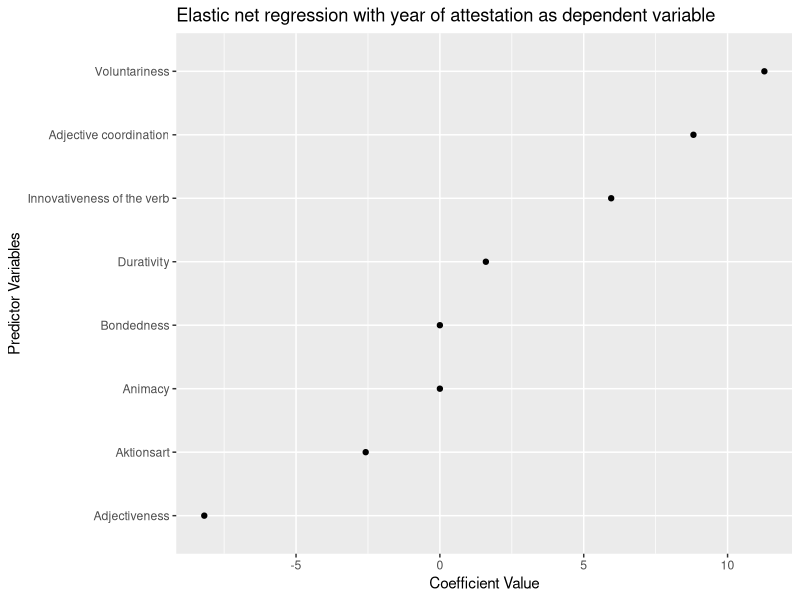
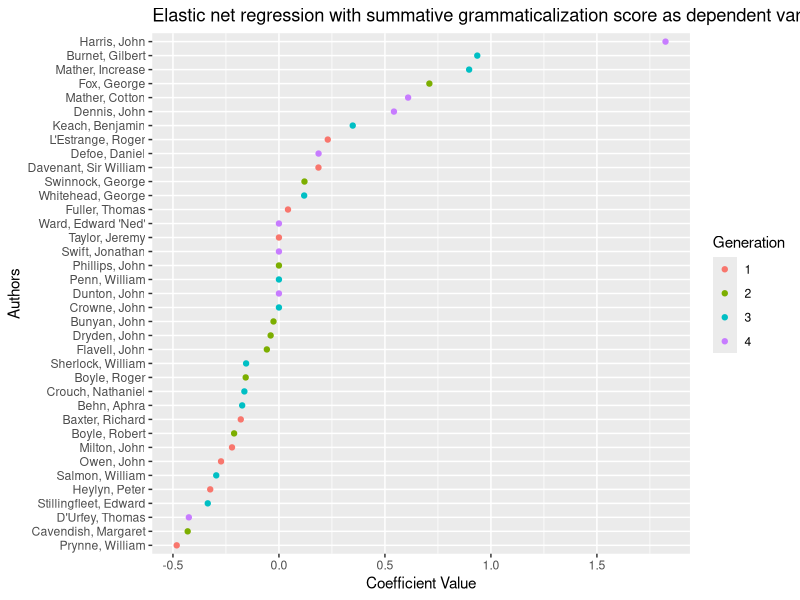
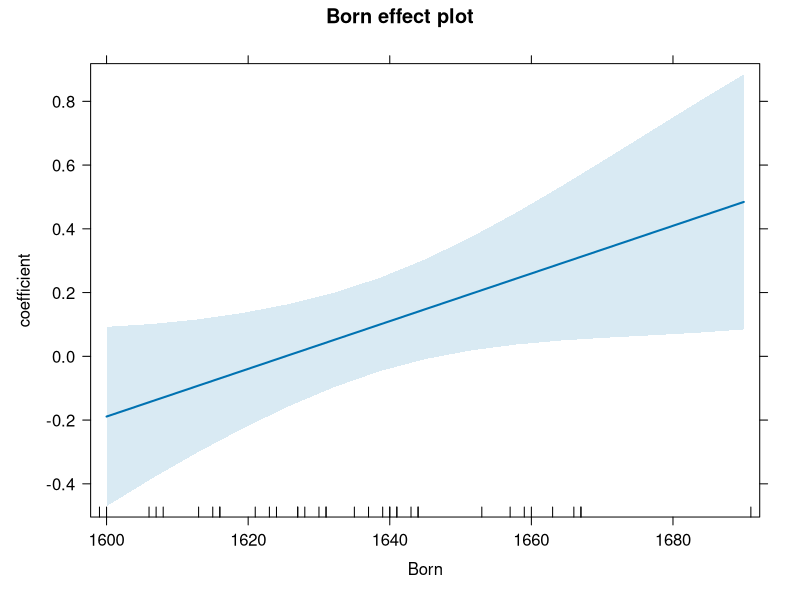
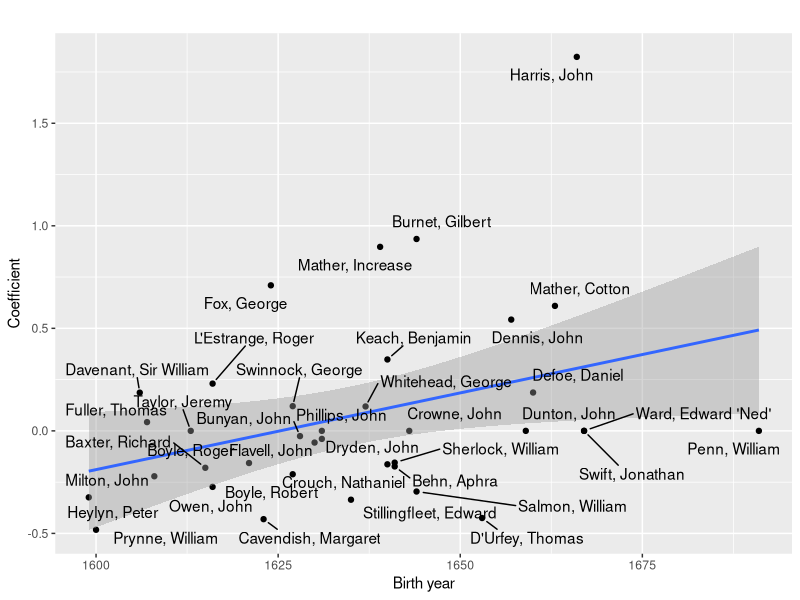

Write the R code that produced these figures, in order.
#### Read libraries ####
library(readxl)
library(stats)
library(dplyr)
library(lme4)
library(ggplot2)
library(car)
library(glmnet)
library(tibble)
library(effects)

set.seed(20)

#### Read dataset ####
keep <- read_xlsx("Keep_Ving_Dataset.xlsx", 
                  sheet=1, 
                  col_names = TRUE)

author_details <- read_xlsx("author_details.xlsx", 
                  sheet=1, 
                  col_names = TRUE)

keep <- merge(keep, author_details, by = "author", all.x = TRUE)


# Drop "double" annotations used for collexeme analysis
keep <- subset(keep, ID!="double")

# Drop 5th generation (too little attestations)
keep <- subset(keep, generation!=5)

#### Grammaticalization Scores ####

adj_data <- read_xlsx("adjectivalness_analysis.xlsx", 
                  sheet=1, 
                  col_names = TRUE)

keep <- merge(keep, adj_data, by.x = "ing_form", by.y = "Word", all.x = TRUE)



collexeme_data <- read_xlsx("collexemes_keep.xlsx", 
                      sheet=1, 
                      col_names = TRUE)

keep <- merge(keep, collexeme_data, by.x = "Verb", by.y = "words", all.x = TRUE)

keep$Adjectiveness <- 1 - keep$Adjectiveness

keep$Score <- keep$Adj_score +
  keep$Durative_score +
  keep$Aktionsart_score + 
  keep$Animacy_subject_score +
  keep$Bondedness_score +
  keep$Voluntariness_score +
  keep$Adjectiveness +
  keep$Innovativeness_score


#### Grammaticalization variable selection with elastic net regression ####

# Predictor variables
X <- as.matrix(keep[, c("Adj_score",
                        "Innovativeness_score",
                        "Durative_score",
                        "Aktionsart_score",
                        "Animacy_subject_score",
                        "Bondedness_score",
                        "Adjectiveness",
                        "Voluntariness_score")])

correlation_matrix <- cor(X)
print(correlation_matrix)

# Dependent variable
Y <- keep$textDate  

# Define alphas to test
alphas <- seq(0, 1, by = 0.1)

# Initialize an empty data frame to store final results
results <- tibble(alpha = numeric(), lambda = numeric(), mse = numeric(), non_zero = numeric(), model_name = factor())

# Set up the cross-validation loop
for (i in seq_along(alphas)) {
  alpha <- alphas[i]
  
  cvfit_name <- paste("fit_alpha_", i, sep = "")
  
  # Fit the model using cross-validation: mean squared error --> cv.glmnet()
  assign(cvfit_name, cv.glmnet(X, Y, alpha = alpha, type.measure = "mse", nfolds = 10))  # Assign a unique name to each cvfit
  
  # Extract the lambda value for minimum MSE
  lambda_min <- get(cvfit_name)$lambda.min
  
  # Extract mean squared error for lambda.min
  mse_min <- get(cvfit_name)$cvm[which(get(cvfit_name)$lambda == lambda_min)]
  
  # Extract non-zero coefficients for lambda.min
  non_zero <- get(cvfit_name)$nzero[which(get(cvfit_name)$lambda == lambda_min)]
  
  # Combine alpha, lambda, mse, and non-zero coefficients into a data frame
  alpha_lambda_mse <- tibble(
    alpha = alpha,
    lambda = lambda_min,
    mse = mse_min,
    non_zero = non_zero,
    model_name = cvfit_name
  )
  
  # Append to results data frame
  results <- bind_rows(results, alpha_lambda_mse)
}


# Print results
print(results)

# Get coefficients
coefficients <- coef(fit_alpha_3, s = "lambda.min") 

# Print coefficients
print(coefficients)

# Extract coefficients and variable names
coef_values <- as.matrix(coefficients)[-1, ]  # Exclude intercept
variable_names <- names(coef_values)

# Convert coefficients to a data frame
coef_keep <- data.frame(variable = variable_names, coefficient = coef_values)

# Arrange the data frame by coefficient value in descending order
coef_keep <- coef_keep %>%
  arrange(desc(coefficient))

# Rename variables for clean plot
coef_keep$variable <- sub("Adj_score", "Adjective coordination", coef_keep$variable)
coef_keep$variable <- sub("Innovativeness_score", "Innovativeness of the verb", coef_keep$variable)
coef_keep$variable <- sub("Durative_score", "Durativity", coef_keep$variable)
coef_keep$variable <- sub("Animacy_subject_score", "Aktionsart", coef_keep$variable)
coef_keep$variable <- sub("Aktionsart_score", "Animacy", coef_keep$variable)
coef_keep$variable <- sub("Bondedness_score", "Bondedness", coef_keep$variable)
coef_keep$variable <- sub("Adjectiveness_score", "Adjectiveness", coef_keep$variable)
coef_keep$variable <- sub("Voluntariness_score", "Voluntariness", coef_keep$variable)

# Create scatter plot with flipped axes
ggplot(coef_keep, aes(x = coefficient, y = reorder(variable, coefficient))) +
  geom_point(color = "black") +
  labs(title = "Elastic net regression with year of attestation as dependent variable",
       x = "Coefficient Value", y = "Predictor Variables") +
  theme(axis.text.y = element_text(hjust = 1, vjust = 0.5))


#### Author level ####

# One-hot encode author
encoded_authors <- model.matrix(~ author - 1, data = keep)

# Prepare the data
X_authors <- encoded_authors  # Predictor variables
Y_score <- keep$Score  # Dependent variable

# Define alphas to test
alphas <- seq(0, 1, by = 0.1)

# Initialize an empty dataframe to store results
results_authors <- tibble(alpha = numeric(), lambda = numeric(), mse = numeric(), non_zero = numeric(), model_name = factor())

# Set up the cross-validation loop
for (i in seq_along(alphas)) {
  alpha <- alphas[i]
  
  cvfit_name <- paste("authorfit_alpha_", i, sep = "")
  
  # Fit the model using cross-validation: mean squared error --> cv.glmnet()
  assign(cvfit_name, cv.glmnet(X_authors, Y_score, alpha = alpha, type.measure = "mse", nfolds = 10))  # Assign a unique name to each cvfit
  
  # Extract the lambda value for minimum MSE
  lambda_min <- get(cvfit_name)$lambda.min
  
  # Extract mean squared error for lambda.min
  mse_min <- get(cvfit_name)$cvm[which(get(cvfit_name)$lambda == lambda_min)]
  
  # Extract non-zero coefficients for lambda.min
  non_zero <- get(cvfit_name)$nzero[which(get(cvfit_name)$lambda == lambda_min)]
  
  # Combine alpha, lambda, mse, and non-zero coefficients into a dataframe
  alpha_lambda_mse <- tibble(
    alpha = alpha,
    lambda = lambda_min,
    mse = mse_min,
    non_zero = non_zero,
    model_name = cvfit_name
  )
  
  # Append to results dataframe
  results_authors <- bind_rows(results_authors, alpha_lambda_mse)
}

# Print results
print(results_authors)

# Get coefficients
author_coefficients <- coef(authorfit_alpha_2, s = "lambda.min")

# Print coefficients
print(author_coefficients)

# Extract coefficients and variable names
author_values <- as.matrix(author_coefficients)[-1, ]  # Exclude intercept
author_names <- names(author_values)

# Convert coefficients to a data frame
author_coef_keep <- data.frame(variable = author_names, coefficient = author_values)

# Arrange the data frame by coefficient value in descending order
author_coef_keep <- author_coef_keep %>%
  arrange(desc(author_coef_keep))

# Clean up data frame
author_coef_keep$variable <- sub("^author", "", author_coef_keep$variable)
author_coef_keep$author <- author_coef_keep$variable

author_coef_keep <- left_join(author_coef_keep , keep[c("author", "generation", "Born", "Died", "Profession", "place_binary")], by = "author")
author_coef_keep <- author_coef_keep[!duplicated(author_coef_keep$author), ]

# Create scatter plot with flipped axes
ggplot(author_coef_keep, aes(x = coefficient, y = reorder(variable, coefficient))) +
  geom_point(aes(color = as.factor(generation))) +
  labs(title = "Elastic net regression with summative grammaticalization score as dependent variable",
       x = "Coefficient Value", y = "Authors",
       color = "Generation") +
  theme(axis.text.y = element_text(hjust = 1, vjust = 0.5))

birth_coeff_model <- lm(coefficient ~ Born, data = author_coef_keep)
print(summary(birth_coeff_model))
plot(allEffects(birth_coeff_model))

library(ggrepel)

ggplot(author_coef_keep, aes(x = Born, y = coefficient)) +
  geom_point() +
  geom_smooth(method = "lm") +
  geom_text_repel(aes(label = author), 
                  box.padding = 0.5,
                  point.padding = 0.5,
                  max.overlaps = 40) +  # Adjust the max.overlaps value
  labs(title = "", x = "Birth year", y = "Coefficient") +
  theme(axis.text.y = element_text(hjust = 1, vjust = 0.5))
